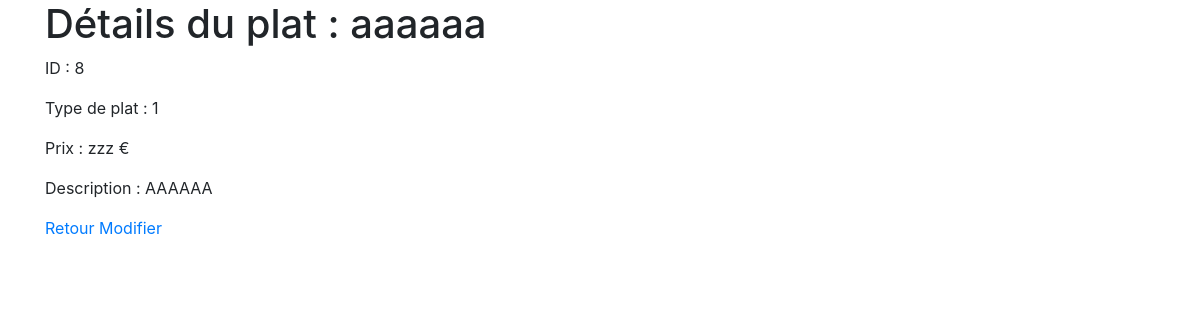
The page /details.php?id=8 on the database its author committed.
### tables this page shows
CREATE TABLE IF NOT EXISTS `tbl_menu` (
  `id_plat` int NOT NULL AUTO_INCREMENT,
  `type_plat` int NOT NULL,
  `nom_plat` varchar(200) NOT NULL,
  `desc_plat` varchar(500) NOT NULL,
  `prix_plat` varchar(7) NOT NULL,
  `photo_plat` varchar(200) NOT NULL,
  `menu_active` int DEFAULT '1',
  PRIMARY KEY (`id_plat`)
);

### details.php (the view, shortened to what this page needs)
<?php
if(isset($_GET['id']) && !empty($_GET['id'])){
    require_once('connect.php');
    $id_plat = strip_tags($_GET['id']);
    $sql = 'SELECT * FROM `tbl_menu` WHERE `id_plat` = :id_plat;';
    $query = $db->prepare($sql);
    $query->bindValue(':id_plat', $id_plat, PDO::PARAM_INT);
    $query->execute();
    $plat = $query->fetch();
}else{
    $_SESSION['erreur'] = "URL invalide";
    header('Location: index.php');
}
?>
<!DOCTYPE html>
<html lang="fr">
<head>
    <link rel="stylesheet" href="https://stackpath.bootstrapcdn.com/bootstrap/4.4.1/css/bootstrap.min.css">
</head>
<body>
    <main class="container">
        <div class="row">
            <section class="col-12">
                <h1>Détails du plat : <?= $plat['nom_plat'] ?></h1>
                <p>ID : <?= $plat['id_plat'] ?></p>
                <p>Type de plat : <?= $plat['type_plat'] ?></p>
                <p>Prix : <?= $plat['prix_plat'] ?> €</p>
                <p>Description : <?= $plat['desc_plat'] ?></p>
                <p><a href="index.php">Retour</a> <a href="edit.php?id=<?= $plat['id_plat'] ?>">Modifier</a></p>
            </section>
        </div>
    </main>
</body>
</html>

### rows shown on the page
tbl_menu: nom_plat "aaaaaa", id_plat "8", type_plat "1", prix_plat "zzz", desc_plat "AAAAAA"
